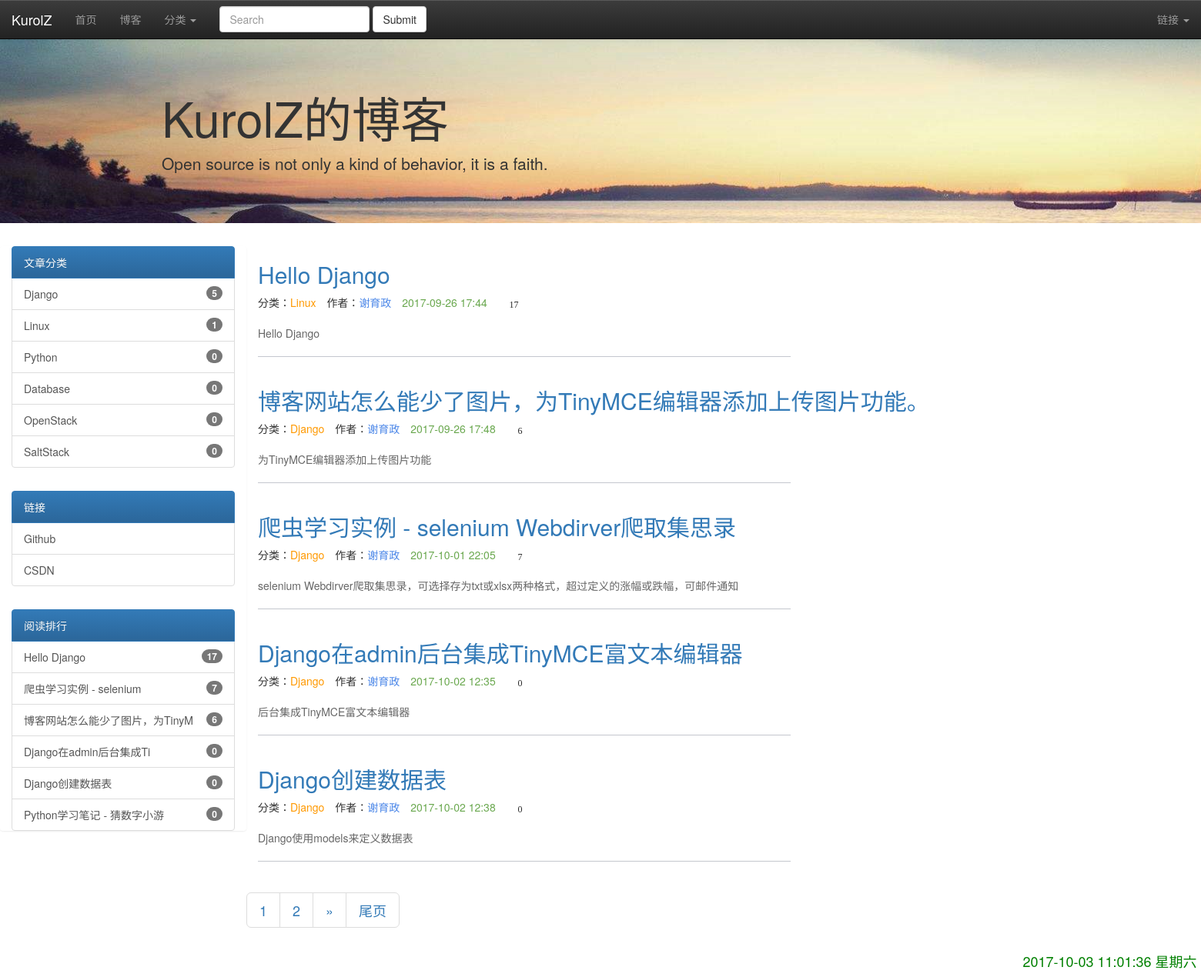
The page / on the database its author committed.
### XYZblog/models.py (models this page shows, shortened)
class Blog(models.Model):
    title = models.CharField('标题', max_length=32)
    author = models.CharField('作者', max_length=16)
    description = models.CharField('描述', max_length=200)
    content = models.TextField(blank=True, null=True,verbose_name="正文")
    created = models.DateTimeField('发布时间', auto_now_add=True)
    category = models.ForeignKey(Category, verbose_name='分类')
    tags = models.ManyToManyField(Tag, verbose_name='标签')
    browser = models.IntegerField('浏览量',editable=False,default=0)

class Category(models.Model):
    name = models.CharField('名称', max_length=16)

### XYZblog/views.py (the view)
# urls.py: url(r'^$',views.listblogs,name='blog_get_blogs'),
def listblogs(request,cate_id = 0):
    if cate_id == 0:
        getblog = Blog.objects.all()
    else:
        try:
            getblog = Blog.objects.filter(category_id=cate_id)
        except Blog.DoesNotExist:
            raise Http404
    class_blognum = Blog.objects.raw('SELECT p.id,p.name,COUNT(s.category_id) as count FROM XYZblog_category AS p LEFT JOIN XYZblog_blog AS s ON s.category_id = p.id GROUP BY p.id;')
    after_range_num = 2  # 当前页前显示2页
    befor_range_num = 2  # 当前页后显示2页
    try:  # 如果请求的页码少于1或者类型错误，则跳转到第1页
        page = int(request.GET.get("page", 1))
        if page < 1:
            page = 1
    except ValueError:
        page = 1
    paginator = Paginator(getblog, 5)  # 每页显示5
    try:  # 跳转到请求页面，如果该页不存在或者超过则跳转到尾页
        blogs_list = paginator.page(page)
    except(EmptyPage, InvalidPage, PageNotAnInteger):
        blogs_list = paginator.page(paginator.num_pages)
    if page >= after_range_num:
        page_range = paginator.page_range[page - after_range_num:page + befor_range_num]
    else:
        page_range = paginator.page_range[0:int(page) + befor_range_num]
    bloglist = {
        'read_rank': Blog.objects.all().order_by("-browser")[:10],  # 获取阅读排行榜
        'class_blognum': class_blognum,
        'blogs':blogs_list,
        'page_range':page_range
    }
    return render(request, 'blog_list.html', bloglist)

### XYZblog/templates/blog_list.html (shortened to what this page needs)
<!DOCTYPE html>
<html lang="en">
<head>
</head>
<body>
<div class="header">
    {% include "header.html" %}
</div>
{% include "left.html" %}
<div class="blog_lists" style="width:65.33%; float: left;">
    {% for blog in blogs %}
        <div class="container-fluid">
            <div class="blog">
                <div class="title">
                    <a href="{% url 'blog_get_detail' blog.id %}"><h2>{{ blog.title }}</h2></a>
                </div>
                <div class="info">
                    分类：<span class="category" style="color: #ff9900;">{{ blog.category.name }}</span>
                    作者：<span class="author" style="color: #4a86e8">{{ blog.author }}</span>
                    <span class="created" style="color: #6aa84f">{{ blog.created|date:"Y-m-d H:i" }}</span>
                    <span class="glyphicon glyphicon-eye-open" aria-hidden="true"><a class="browser_num">{{ blog.browser }}</a></span>
                </div>
                {% autoescape off %}
                <div class="summary" style="color:#666">
                    {{ blog.description }}
                </div>
                <hr style="border-top:1px solid #c4c7ce;width:70%;" align="left">
                {% endautoescape %}
            </div>
        </div>
    {% endfor %}
    <nav aria-label="Page navigation ">
      <ul class="pagination pagination-lg">
        {% for p in page_range %}
            {% ifequal p blogs.number %}
                <li>
                    <span class="fy">{{p}}</span>
                </li>
            {% else %}
                <li>
                    <a href="?page={{p}}">{{p}}</a>
                </li>
            {% endifequal %}
        {% endfor %}
        {% if blogs.has_next %}
            <li>
                <a href="?page={{ blogs.next_page_number }}" aria-label="Next">
                    <span aria-hidden="true">&raquo;</span>
                </a>
            </li>
            <li>
                <a href="?page={{ blogs.paginator.num_pages }}"><span aria-hidden="true">尾页</span></a>
            </li>
        {% endif %}
      </ul>
    </nav>
</div>
<div class="datetime" style="width: 16.77%; float: right">
{% include  "datetime.html" %}
</div>
</body>
</html>

### XYZblog/templates/header.html (shortened to what this page needs)
<!DOCTYPE html>
<html lang="en">
<head>
    {% load staticfiles %}
    <link href="{%static "bootstrap/css/bootstrap.min.css" %}" rel="stylesheet" type="text/css" >
    <link href="{%static "bootstrap/css/bootstrap-theme.min.css" %}" rel="stylesheet" type="text/css" >
    <link href="{%static "bootstrap/css/bootstrap-wysihtml5.css" %}" rel="stylesheet" type="text/css" >
    <link href="{%static "js/tinymce/plugins/codesample/css/prism.css" %}" rel="stylesheet" type="text/css" >
</head>
<body>
<nav class="navbar navbar-default navbar-fixed-top navbar-inverse">
  <div class="container-fluid">
    <div class="navbar-header">
      <a class="navbar-brand" href="{% url 'blog_get_blogs' %}">KurolZ</a>
    </div>
    <div class="collapse navbar-collapse" id="bs-example-navbar-collapse-1">
      <ul class="nav navbar-nav">
        <li><a href="{% url 'blog_get_blogs' %}">首页 <span class="sr-only">(current)</span></a></li>
        <li><a href="#">博客</a></li>
        <li class="dropdown">
          <a href="#" class="dropdown-toggle" data-toggle="dropdown" role="button" aria-haspopup="true" aria-expanded="false">分类 <span class="caret"></span></a>
        </li>
      </ul>
      <form class="navbar-form navbar-left">
        <div class="form-group">
          <input type="text" class="form-control" placeholder="Search">
        </div>
        <button type="submit" class="btn btn-default">Submit</button>
      </form>
      <ul class="nav navbar-nav navbar-right">
        <li class="dropdown">
          <a href="#" class="dropdown-toggle" data-toggle="dropdown" role="button" aria-haspopup="true" aria-expanded="false">链接 <span class="caret"></span></a>
        </li>
      </ul>
    </div>
  </div>
</nav>
<div class="jumbotron" style="background: url(/static/images/002.png);">
    <div class="container">
      <h1>KurolZ的博客</h1>
      <p>Open source is not only a kind of behavior, it is a faith.</p>
    </div>
</div>
</body>
</html>

### XYZblog/templates/left.html
<div class="span2" style="float: left; width: 320px">
    <div class="list-group">
        <ul class="col-sm-12" style="float:inherit;">
            <a href="#" class="list-group-item active">文章分类</a>
            {% for categorys in class_blognum %}
                <a href="{% url 'class_get_blogs' categorys.id %}" class="list-group-item">{{ categorys.name }}
                    <span class="badge">{{ categorys.count }}</span>
                </a>
            {% endfor %}
        </ul>
        <br>
        <ul class="col-sm-12" style="float:inherit;">
            <a href="#" class="list-group-item active">链接</a>
            <a href="https://github.com/kurolz" target="_blank" class="list-group-item">Github</a>
            <a href="http://blog.csdn.net/hjxzt1" target="_blank" class="list-group-item">CSDN</a>
        </ul>
        <br>
        <ul class="col-sm-12" style="float:inherit;">
            <a href="#" class="list-group-item active">阅读排行</a>
            {% for read_rank in read_rank %}
            <a href="{% url 'blog_get_detail' read_rank.id %}" target="_blank" class="list-group-item">{{ read_rank.title|truncatechars:18}}
                <span class="badge">{{ read_rank.browser }}</span>
            </a>
            {% endfor %}
        </ul>
    </div>
</div>

### XYZblog/templates/datetime.html (shortened to what this page needs)
<!DOCTYPE html>
<html lang="zh">
<head>
{% load staticfiles %}
<link href="{%static "bootstrap/css/bootstrap.min.css" %}" rel="stylesheet" type="text/css" >
<link rel="stylesheet" href="{% static "css/dcalendar.picker.css" %}" />
</head>
<body>
<div class="zzsc-container">
	<div class="container" style="margin-left: 0">
			<div class="col-md-2" style="width: 100%;">
				<h4><span id=localtime></span></h4>
			</div>
	</div>
</div>
</body>
</html>

### XYZblog/templates/header.html (style rules this page uses)
body { padding-top: 50px; }
.blog .info span { padding-right: 10px; }
.blog .summary { padding-top: 20px; }
.browser_num { margin-left: 4px; color: #282828; font-size:12px }

### rows shown on the page
Blog: name "Database", count "0", title "Hello Django", browser "17", category.name "Linux", author "谢育政", created "2017-09-26 17:44", description "Hello Django"
Blog: name "SaltStack", count "0", title "博客网站怎么能少了图片，为TinyM", browser "6", title "博客网站怎么能少了图片，为TinyMCE编辑器添加上传图片功能。", category.name "Django", author "谢育政", created "2017-09-26 17:48", description "为TinyMCE编辑器添加上传图片功能"
Blog: title "爬虫学习实例 - selenium", browser "7", title "爬虫学习实例 - selenium Webdirver爬取集思录", category.name "Django", author "谢育政", created "2017-10-01 22:05", description "selenium Webdirver爬取集思录，可选择存为txt或xlsx两种格式，超过定义的涨幅或跌幅，可邮件通知"
Blog: title "Django在admin后台集成Ti", browser "0", title "Django在admin后台集成TinyMCE富文本编辑器", category.name "Django", author "谢育政", created "2017-10-02 12:35", description "后台集成TinyMCE富文本编辑器"
Blog: title "Django创建数据表", browser "0", category.name "Django", author "谢育政", created "2017-10-02 12:38", description "Django使用models来定义数据表"
Blog: title "Python学习笔记 - 猜数字小游", browser "0"

### other values the page prints
{{ p }} "1"
{{ p }} "2"
